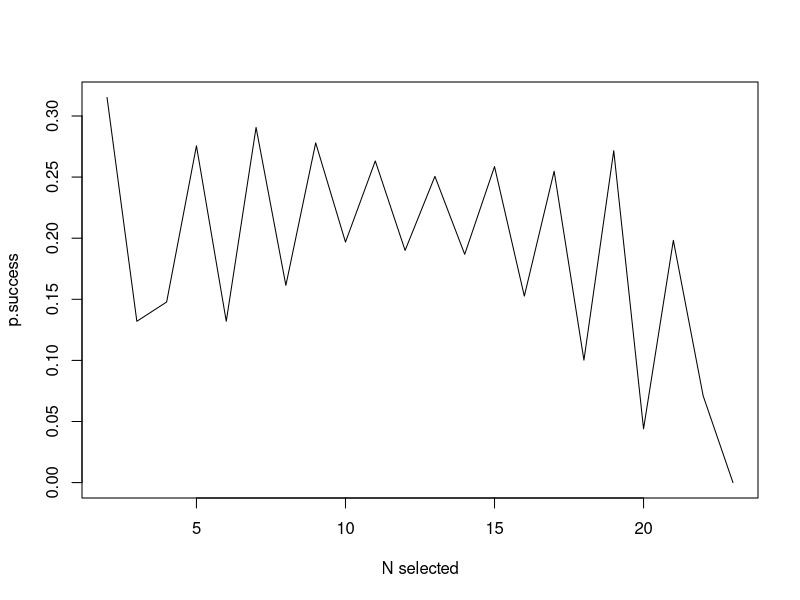

Write the R code that produced this figure.
#Voting simulation, by DVM Bishop, 2nd June 2019

#Problem: if I have 24 candidates and 12 voters, each of whom can select N candidates,
#I want 6 people selected.
#What should N be to maximise chances of a clear result - assuming everyone just selects 
#N people, unranked, and I just count the number of votes and pick the top scorers.

#The ideal outcome would be if we could put a cutoff on the distribution of total votes achieved
#that would pick out exactly 6.

mydf<-data.frame(matrix(nrow=23, ncol=6))
colnames(mydf)<-c('run','Ncands','Nvoters','Nwanted','Nselect','Success')
ncands<-24
mycands<-1:ncands
nvoters<-12
nwanted<-6
nsim<-5000 #n runs of simulation at each size
thisrow<-0
for (nselect in 2:(ncands-1)){
  thisrow<-thisrow+1
 success<-0
  for (nsim in 1:nsim){
    mycount<-as.vector(rep(0,ncands)) #initialise count for each candidate
    for (i in 1:nvoters){
      thisvote<-sample(mycands,nselect,replace=FALSE)#assume random selection
      mycount[thisvote]<-mycount[thisvote]+1
    }
    myresults<-table(mycount)
    tlen<-length(myresults)
    topcount<-0
    for (t in tlen:1) {#start with most votes
      topcount<-topcount+myresults[t]
      if(topcount==nwanted){ #run where we get exactly nwanted
        success<-success+1
      }
    }
    
  }
  mydf[thisrow,]<-c(thisrow,ncands,nvoters,nwanted,nselect,success/nsim)
}
plot(mydf$Nselect,mydf$Success,type='l',xlab='N selected',ylab='p.success')